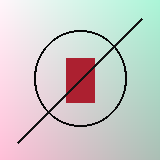
#> input picture tests/fixtures/package_b/golden/complex_gradient.png, 160 x 160 px
$ python -i routing.py   (imports and definitions only)
#> lines starting #> are read from the running program, lines starting #| are printed output that depends on the picture; after the words box and inside, x2 and y2 are one past the last pixel; in counts of white or black regions, pixels touching at a corner belong together
### src/drawingmachine/domain/workflow/normalization.py
from __future__ import annotations

from collections import deque
from collections.abc import Iterable
from io import BytesIO
from typing import cast

from PIL import Image, ImageFilter, ImageOps

from drawingmachine.domain.workflow.models import (
    DirectImageConfig,
    NormalizationConfig,
    NormalizedImage,
    PreparedImage,
)

Pixel = tuple[int, int]


def flattened_image_data(image: Image.Image) -> list[object]:
    flattened = getattr(image, "get_flattened_data", None)
    values = flattened() if callable(flattened) else image.getdata()
    return list(cast(Iterable[object], values))


# [306 lines left out: functions prepare_direct_image, normalize_image, render_png, binarize, otsu_threshold, remove_small_components and 7 more, not called in this run]


__all__ = ["normalize_image", "prepare_direct_image"]

### src/drawingmachine/domain/workflow/routing.py
from __future__ import annotations

import math
from dataclasses import asdict, dataclass
from typing import cast

from PIL import Image, ImageChops, ImageOps, ImageStat

from drawingmachine.domain.workflow.models import RouteContext, RouteDecision, workflow_error
from drawingmachine.domain.workflow.normalization import (
    binarize,
    connected_components,
    flattened_image_data,
    remove_small_components,
)
from drawingmachine.json_types import JsonObject

BLOCKING_VISUAL_RISKS = {
    "poor_subject_background_separation",
    "complex_background",
    "excessive_binary_transition_density",
    "excessive_components_or_noise",
    "unstable_subject_mask",
    "photo_like_continuous_tone",
    "severe_gradient_or_texture",
    "subject_too_tiny_or_too_full_frame",
}
RAW_VISUAL_SCORE_MAX = 0.80
VISUAL_DIRECT_SCORE_MAX = 0.70


@dataclass(frozen=True, slots=True)
class _ImageStats:
    width: int
    height: int
    aspect_ratio: float
    quantized_color_count: int
    foreground_ratio: float
    edge_ratio: float
    contrast: float
    white_background_likelihood: float


# [708 lines left out: functions decide_route, validate_semantic_assessment, semantic_score_from_assessment, image_stats, otsu_threshold, simple_edge_mask and 25 more, not called in this run]


__all__ = ["decide_route"]

>>> from PIL import Image
>>> picture = Image.open('../../../../tests/fixtures/package_b/golden/complex_gradient.png')
#> picture is the input picture: PIL image 160x160 RGB; mean R, G, B 203.9, 201.8, 200.3
>>> result = image_stats(picture)
#> in image_stats, `gray = ImageOps.grayscale(small)`:
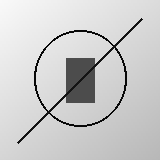
#> gray: PIL image 160x160 L; min 8, max 249, mean 202.3
#> in image_stats, `histogram = gray.histogram()`: histogram = 256 values, max 1218 at index 76, min 0 at index 0, mean 100
#> in image_stats, `total = sum(histogram) or 1`: total = 25600
#> in image_stats, `mean = sum(index * value for index, value in enumerate(histogram)) / t..`: mean = 202.3
#> in image_stats, `variance = sum(((index - mean) ** 2) * value for index, value in enume..`: variance = 2397.1
#> in image_stats, `contrast = math.sqrt(variance) / 255.0`: contrast = 0.192
#> in otsu_threshold, `total = sum(histogram)`: total = 25600
#> in otsu_threshold, `sum_total = sum(index * histogram[index] for index in range(256))`: sum_total = 5179203
#> the loop in otsu_threshold, `for index in range(256):` made 250 passes
#> after the loop in otsu_threshold, `for index in range(256):`: max_variance = 1.4e+12; sum_background = 5177709; threshold = 76; weight_background = 25600
#> in image_stats, `threshold = otsu_threshold(histogram)`: threshold = 76
#> in image_stats, `binary = gray.point(lambda pixel: 0 if pixel < threshold else 255, mod..`:
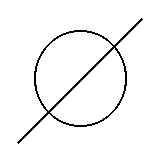
#> binary: PIL image 160x160 L; 96.4% white; black in thin lines or dots, all inside (x1, y1, x2, y2) = (17, 18, 143, 144)
#> in image_stats, `foreground_ratio = sum(binary.histogram()[:128]) / total`: foreground_ratio = 0.0356
#> in simple_edge_mask, `output = Image.new("L", binary.size, 255)`: output: PIL image 160x160 L; every value is 255
#> the loop in simple_edge_mask, `for y in range(1, height - 1):` made 158 passes
#> after the loop in simple_edge_mask, `for y in range(1, height - 1):`:
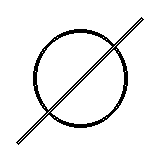
#> output: PIL image 160x160 L; 94% white; 1 black region, box (x1, y1, x2, y2) and area: (16, 17, 144, 145) 1532
#> in image_stats, `quantized = small.quantize(colors=16, method=Image.Quantize.MEDIANCUT)`:
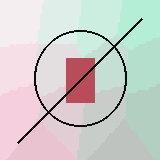
#> quantized: PIL image 160x160 P; mean R, G, B 204.5, 204.6, 202.6
